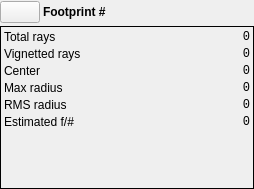
<?xml version="1.0" encoding="UTF-8"?>
<ui version="4.0">
 <class>FootprintInfoWidget</class>
 <widget class="QWidget" name="FootprintInfoWidget">
  <property name="geometry">
   <rect>
    <x>0</x>
    <y>0</y>
    <width>254</width>
    <height>189</height>
   </rect>
  </property>
  <property name="windowTitle">
   <string>Form</string>
  </property>
  <layout class="QGridLayout" name="gridLayout">
   <property name="leftMargin">
    <number>0</number>
   </property>
   <property name="topMargin">
    <number>1</number>
   </property>
   <property name="rightMargin">
    <number>0</number>
   </property>
   <property name="bottomMargin">
    <number>0</number>
   </property>
   <property name="spacing">
    <number>3</number>
   </property>
   <item row="0" column="0">
    <widget class="QPushButton" name="showHideButton">
     <property name="text">
      <string/>
     </property>
     <property name="checkable">
      <bool>true</bool>
     </property>
    </widget>
   </item>
   <item row="0" column="1">
    <widget class="QLabel" name="fooprintNameLabel">
     <property name="sizePolicy">
      <sizepolicy hsizetype="Expanding" vsizetype="Preferred">
       <horstretch>0</horstretch>
       <verstretch>0</verstretch>
      </sizepolicy>
     </property>
     <property name="styleSheet">
      <string notr="true">font-weight: bold</string>
     </property>
     <property name="text">
      <string>Footprint #</string>
     </property>
    </widget>
   </item>
   <item row="1" column="0" colspan="2">
    <widget class="QFrame" name="rayPropertiesFrame">
     <property name="frameShape">
      <enum>QFrame::Box</enum>
     </property>
     <property name="frameShadow">
      <enum>QFrame::Plain</enum>
     </property>
     <layout class="QFormLayout" name="formLayout">
      <property name="horizontalSpacing">
       <number>3</number>
      </property>
      <property name="verticalSpacing">
       <number>3</number>
      </property>
      <property name="leftMargin">
       <number>3</number>
      </property>
      <property name="topMargin">
       <number>3</number>
      </property>
      <property name="rightMargin">
       <number>3</number>
      </property>
      <property name="bottomMargin">
       <number>3</number>
      </property>
      <item row="0" column="0">
       <widget class="QLabel" name="label_7">
        <property name="text">
         <string>Total rays</string>
        </property>
        <property name="textInteractionFlags">
         <set>Qt::LinksAccessibleByMouse|Qt::TextSelectableByKeyboard|Qt::TextSelectableByMouse</set>
        </property>
       </widget>
      </item>
      <item row="0" column="1">
       <widget class="QLabel" name="totalRaysLabel">
        <property name="font">
         <font>
          <family>Monospace</family>
         </font>
        </property>
        <property name="text">
         <string>0</string>
        </property>
        <property name="alignment">
         <set>Qt::AlignRight|Qt::AlignTrailing|Qt::AlignVCenter</set>
        </property>
        <property name="textInteractionFlags">
         <set>Qt::LinksAccessibleByMouse|Qt::TextSelectableByKeyboard|Qt::TextSelectableByMouse</set>
        </property>
       </widget>
      </item>
      <item row="1" column="0">
       <widget class="QLabel" name="label_6">
        <property name="text">
         <string>Vignetted rays</string>
        </property>
        <property name="textInteractionFlags">
         <set>Qt::LinksAccessibleByMouse|Qt::TextSelectableByKeyboard|Qt::TextSelectableByMouse</set>
        </property>
       </widget>
      </item>
      <item row="1" column="1">
       <widget class="QLabel" name="vignettedRaysLabel">
        <property name="font">
         <font>
          <family>Monospace</family>
         </font>
        </property>
        <property name="text">
         <string>0</string>
        </property>
        <property name="alignment">
         <set>Qt::AlignRight|Qt::AlignTrailing|Qt::AlignVCenter</set>
        </property>
        <property name="textInteractionFlags">
         <set>Qt::LinksAccessibleByMouse|Qt::TextSelectableByKeyboard|Qt::TextSelectableByMouse</set>
        </property>
       </widget>
      </item>
      <item row="2" column="0">
       <widget class="QLabel" name="label_2">
        <property name="text">
         <string>Center</string>
        </property>
        <property name="textInteractionFlags">
         <set>Qt::LinksAccessibleByMouse|Qt::TextSelectableByKeyboard|Qt::TextSelectableByMouse</set>
        </property>
       </widget>
      </item>
      <item row="2" column="1">
       <widget class="QLabel" name="centerLabel">
        <property name="font">
         <font>
          <family>Monospace</family>
         </font>
        </property>
        <property name="text">
         <string>0</string>
        </property>
        <property name="alignment">
         <set>Qt::AlignRight|Qt::AlignTrailing|Qt::AlignVCenter</set>
        </property>
        <property name="textInteractionFlags">
         <set>Qt::LinksAccessibleByMouse|Qt::TextSelectableByKeyboard|Qt::TextSelectableByMouse</set>
        </property>
       </widget>
      </item>
      <item row="3" column="0">
       <widget class="QLabel" name="label_4">
        <property name="text">
         <string>Max radius</string>
        </property>
        <property name="textInteractionFlags">
         <set>Qt::LinksAccessibleByMouse|Qt::TextSelectableByKeyboard|Qt::TextSelectableByMouse</set>
        </property>
       </widget>
      </item>
      <item row="4" column="0">
       <widget class="QLabel" name="label_5">
        <property name="text">
         <string>RMS radius</string>
        </property>
        <property name="textInteractionFlags">
         <set>Qt::LinksAccessibleByMouse|Qt::TextSelectableByKeyboard|Qt::TextSelectableByMouse</set>
        </property>
       </widget>
      </item>
      <item row="4" column="1">
       <widget class="QLabel" name="rmsRadiusLabel">
        <property name="font">
         <font>
          <family>Monospace</family>
         </font>
        </property>
        <property name="text">
         <string>0</string>
        </property>
        <property name="alignment">
         <set>Qt::AlignRight|Qt::AlignTrailing|Qt::AlignVCenter</set>
        </property>
        <property name="textInteractionFlags">
         <set>Qt::LinksAccessibleByMouse|Qt::TextSelectableByKeyboard|Qt::TextSelectableByMouse</set>
        </property>
       </widget>
      </item>
      <item row="5" column="0">
       <widget class="QLabel" name="label_8">
        <property name="text">
         <string>Estimated f/#</string>
        </property>
        <property name="textInteractionFlags">
         <set>Qt::LinksAccessibleByMouse|Qt::TextSelectableByKeyboard|Qt::TextSelectableByMouse</set>
        </property>
       </widget>
      </item>
      <item row="5" column="1">
       <widget class="QLabel" name="estimatedFLabel">
        <property name="font">
         <font>
          <family>Monospace</family>
         </font>
        </property>
        <property name="text">
         <string>0</string>
        </property>
        <property name="alignment">
         <set>Qt::AlignRight|Qt::AlignTrailing|Qt::AlignVCenter</set>
        </property>
        <property name="textInteractionFlags">
         <set>Qt::LinksAccessibleByMouse|Qt::TextSelectableByKeyboard|Qt::TextSelectableByMouse</set>
        </property>
       </widget>
      </item>
      <item row="3" column="1">
       <widget class="QLabel" name="maxRadiusLabel">
        <property name="font">
         <font>
          <family>Monospace</family>
         </font>
        </property>
        <property name="text">
         <string>0</string>
        </property>
        <property name="alignment">
         <set>Qt::AlignRight|Qt::AlignTrailing|Qt::AlignVCenter</set>
        </property>
        <property name="textInteractionFlags">
         <set>Qt::LinksAccessibleByMouse|Qt::TextSelectableByKeyboard|Qt::TextSelectableByMouse</set>
        </property>
       </widget>
      </item>
     </layout>
    </widget>
   </item>
  </layout>
 </widget>
 <resources/>
 <connections/>
</ui>
